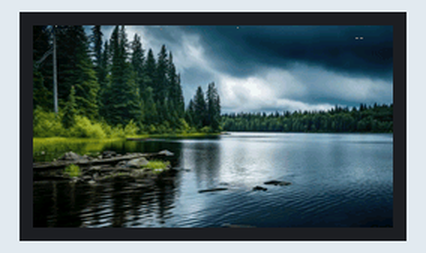
A sketch run on a simulated ESP32. Parts: 240×135 colour display. Random numbers use the default seed unless the sketch sets one.

Above: at 0.3 s.
At 5.23 s:
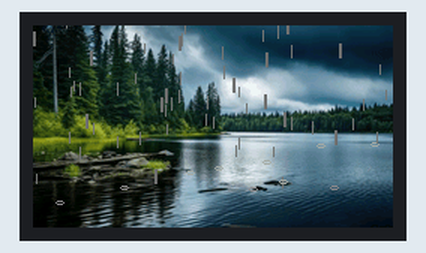
At 10.04 s:
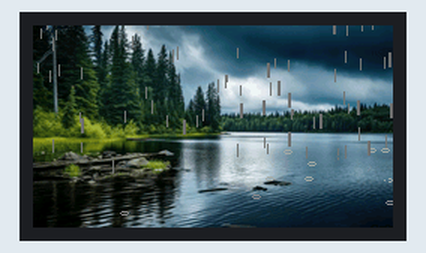
At 19.95 s:
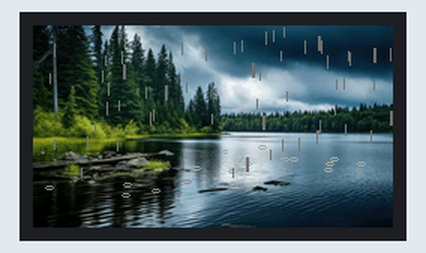
At 29.86 s:
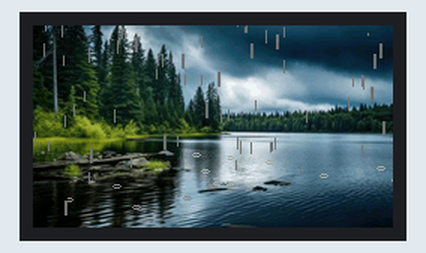
At 39.77 s:
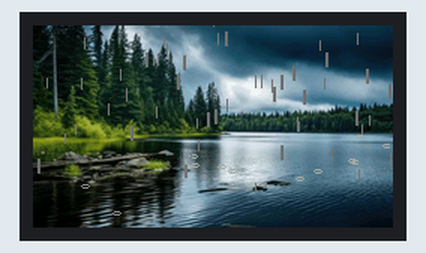

The sketch:

rainscape.ino
```cpp
#include "TFT_eSPI.h"
#include "landscape.h"
#include <Adafruit_GFX.h>

#define RAIN1 0x73AE
#define RAIN2 0x6B4D
#define rippleLight 0xa554
#define rippleDark 0x8c51

TFT_eSPI tft= TFT_eSPI();
TFT_eSprite sprite = TFT_eSprite(&tft);

int screenW=240;
int screenH=135;

const int numDrops = 100;
const int minRaindropHeight = 6;
const int maxRaindropHeight = 10;
const int raindropWidthDivider = 8;
const int rippleDuration = 30;

int raindrops[numDrops][3];
int ripples[numDrops][3];

void setup() {
  tft.init();
  tft.setRotation(1);
  tft.setSwapBytes(true);
  tft.fillScreen(TFT_BLACK);
  tft.pushImage(0,0,screenW,screenH,landscape);

  for(int i = 0; i < numDrops; i++) {
    resetRaindrop(i);
  }

}
void loop() {
  for(int i = 0; i < numDrops; i++) {
    raindrops[i][1] = raindrops[i][1]+1;
    drawRaindrop(i);

    if(ripples[i][2] > 0) {
      ripples[i][2] -= 1;
      if(ripples[i][2] == 0) {
        undoRipple(i);
      }
    }
  }
}

void drawRaindrop(int i) {
  const int raindropHeight = raindrops[i][2];

  if(hitWater(i)) {
    for(int y = raindrops[i][1]-1; y < raindrops[i][1] + raindropHeight; y++) {
      tft.drawPixel(raindrops[i][0], y, getPixelFromLandscape(raindrops[i][0], y));
      if(raindrops[i][2] > raindropWidthDivider) {
        tft.drawPixel(raindrops[i][0]+1, y, getPixelFromLandscape(raindrops[i][0]+1, y));
      }
      if(raindrops[i][2] != maxRaindropHeight && shouldDrawRipple(i)) {
        drawRipple(i);
      }
    }
    resetRaindrop(i);
  }


  tft.drawPixel(raindrops[i][0], raindrops[i][1]-1, getPixelFromLandscape(raindrops[i][0], raindrops[i][1]-1));
  tft.drawPixel(raindrops[i][0], raindrops[i][1]+raindropHeight, RAIN1);

  if(raindrops[i][0]+1 < screenW) {
    tft.drawPixel(raindrops[i][0]+1, raindrops[i][1]-1, getPixelFromLandscape(raindrops[i][0]+1, raindrops[i][1]-1));
    if(raindrops[i][2] > raindropWidthDivider) {
      tft.drawPixel(raindrops[i][0]+1, raindrops[i][1]+raindropHeight, RAIN2);
    }
  }
}

int getPixelFromLandscape(int x, int y) {
  return landscape[screenW * y + x];
}

void resetRaindrop(int i) {
    int randHeight = random(minRaindropHeight, maxRaindropHeight);
    int randX = random(0, screenW);
    int randY = random(0-(screenH+randHeight), 0);
    raindrops[i][0] = randX;
    raindrops[i][1] = randY;
    raindrops[i][2] = randHeight;
}

bool hitWater(int i) {
  const int raindropHeight = raindrops[i][2];
  if(raindrops[i][1]+raindropHeight > screenH) {
    return true;
  }
  if(raindropHeight == maxRaindropHeight) {
    return false;
  }
  int randNumber = random(screenH/2, screenH * 3);
  return randNumber <= raindrops[i][1];
}

bool shouldDrawRipple(int i) {
  if(raindrops[i][0] < 100 && raindrops[i][1]+raindrops[i][2] < 105) {
    return false;
  }
  return true;
}

bool lightWaterColor(int i) {
  if(raindrops[i][0] > 100 && raindrops[i][1]+raindrops[i][2] < 105) {
    return true;
  }
  return false;
}

void drawRipple(int i) {
  ripples[i][0] = raindrops[i][0];
  ripples[i][1] = raindrops[i][1] + raindrops[i][2];
  ripples[i][2] = rippleDuration;
  int x = ripples[i][0];
  int y = ripples[i][1];
  if(!lightWaterColor(i)) {
    tft.drawPixel(x, y+1, rippleDark);
    tft.drawPixel(x+1, y, rippleDark);
    tft.drawPixel(x+2, y, rippleDark);
    tft.drawPixel(x+3, y, rippleDark);
    tft.drawPixel(x+4, y, rippleDark);
    tft.drawPixel(x+5, y+1, rippleDark);
    tft.drawPixel(x+1, y+2, rippleDark);
    tft.drawPixel(x+2, y+2, rippleDark);
    tft.drawPixel(x+3, y+2, rippleDark);
    tft.drawPixel(x+4, y+2, rippleDark);
  }
  else {
    tft.drawPixel(x, y+1, rippleLight);
    tft.drawPixel(x+1, y, rippleLight);
    tft.drawPixel(x+2, y, rippleLight);
    tft.drawPixel(x+3, y, rippleLight);
    tft.drawPixel(x+4, y, rippleLight);
    tft.drawPixel(x+5, y+1, rippleLight);
    tft.drawPixel(x+1, y+2, rippleLight);
    tft.drawPixel(x+2, y+2, rippleLight);
    tft.drawPixel(x+3, y+2, rippleLight);
    tft.drawPixel(x+4, y+2, rippleLight);
  }
}

void undoRipple(int i) {
  int x = ripples[i][0];
  int y = ripples[i][1];

  tft.drawPixel(x, y+1, getPixelFromLandscape(x, y+1));
  tft.drawPixel(x+1, y, getPixelFromLandscape(x+1, y));
  tft.drawPixel(x+2, y, getPixelFromLandscape(x+2, y));
  tft.drawPixel(x+3, y, getPixelFromLandscape(x+3, y));
  tft.drawPixel(x+4, y, getPixelFromLandscape(x+4, y));
  tft.drawPixel(x+5, y+1, getPixelFromLandscape(x+5, y+1));
  tft.drawPixel(x+1, y+2, getPixelFromLandscape(x+1, y+2));
  tft.drawPixel(x+2, y+2, getPixelFromLandscape(x+2, y+2));
  tft.drawPixel(x+3, y+2, getPixelFromLandscape(x+3, y+2));
  tft.drawPixel(x+4, y+2, getPixelFromLandscape(x+4, y+2));
}
```

Source omitted: landscape.h (data table, 313606 bytes)
